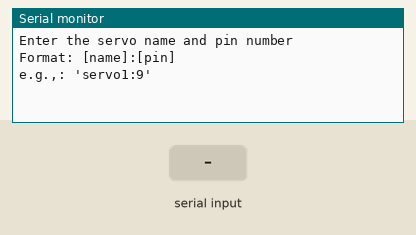
Recording of a sketch running on a simulated Arduino Uno, built with avr-gcc and run on an emulated ATmega328P. Shown: the last lines printed to the serial monitor. The test bench sets the inputs (shaded band).

Above: at 1.2 s.
1.3 s: "90,45:" received over Serial
At 3.3 s:
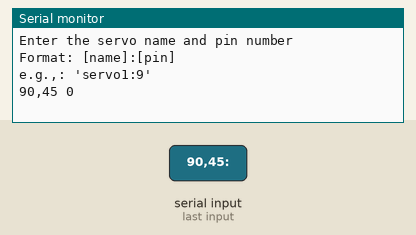
3.8 s: "5:" received over Serial
At 6.2 s:
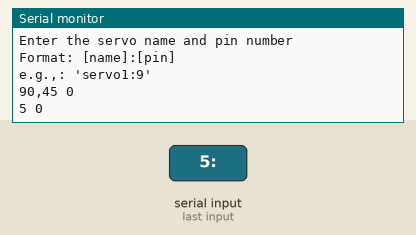

The sketch:

splitString.ino
```cpp
void setup()
{
  Serial.begin(9600);
  Serial.println("Enter the servo name and pin number");
  Serial.println("Format: [name]:[pin]");
  Serial.println("e.g.,: 'servo1:9'");
}

void loop()
{
}

void serialEvent(){
  String servo = Serial.readStringUntil(':');
  int pin = Serial.readString().toInt();
  Serial.println(servo+" "+pin);
}
```

Measured:
- after the input at 1.3 s, the serial monitor: prints a new line after 1.0 s (image 1)
- after the input at 3.8 s, the serial monitor: prints a new line after 1.0 s (image 2)
